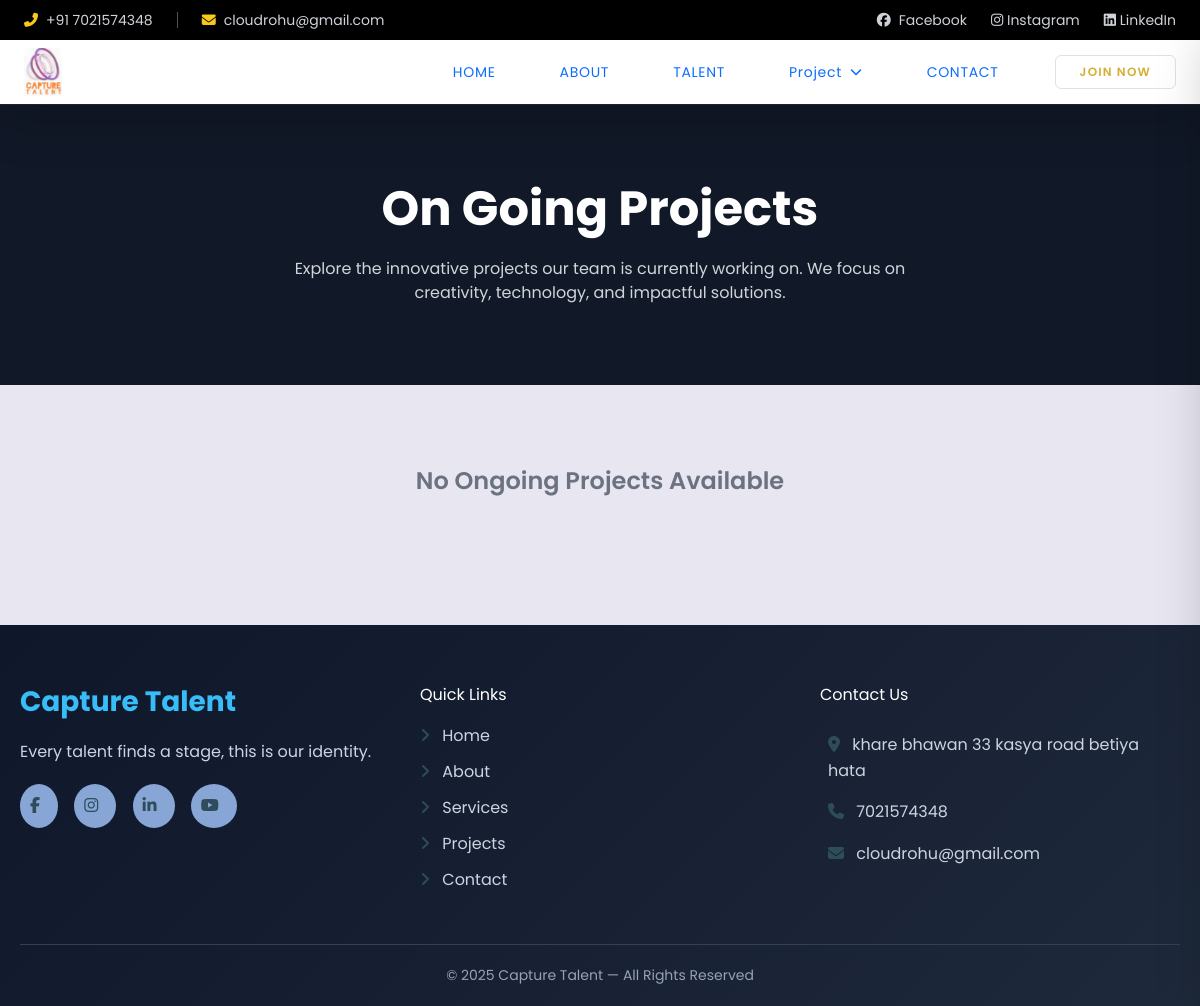
/project/ongoing/, run on an earlier commit of the app's database.
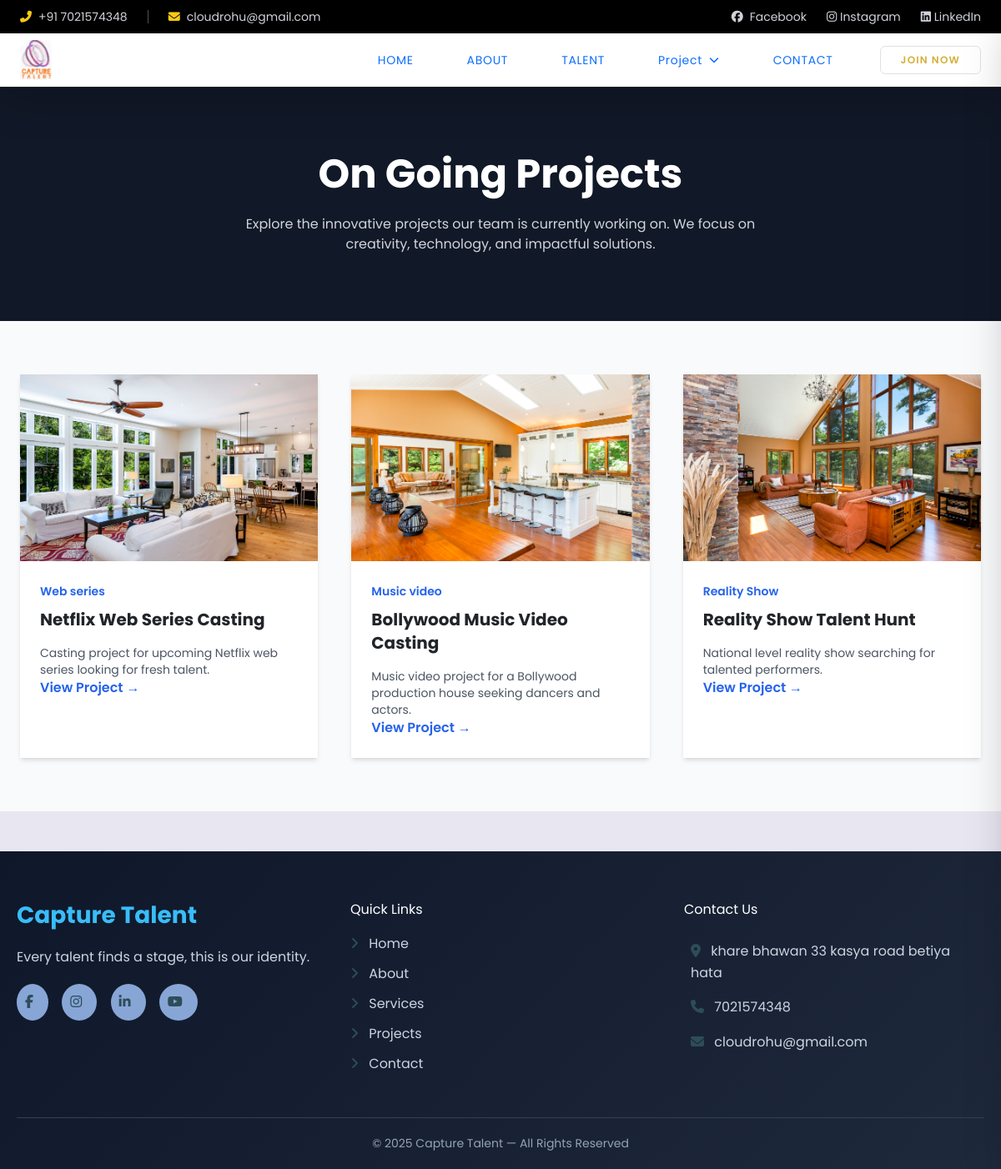
And on a later commit of the database.
### home/models.py (models this page shows, shortened)
class SiteSetting(models.Model):
    site_name = models.CharField(max_length=200,)
    logo = models.ImageField(upload_to="settings/", blank=True, null=True)
    favicon = models.ImageField(upload_to="settings/", blank=True, null=True)
    tagline = models.CharField(max_length=300, blank=True)
    copyright = models.CharField(max_length=300, blank=True)
    nav_color = models.CharField(max_length=300, blank=True)
    text_color = models.CharField(max_length=300, blank=True)
    about_banner = models.ImageField(upload_to="about_banner/", blank=True, null=True)
    contect_banner = models.ImageField(upload_to="contect_banner/", blank=True, null=True)
    phone = models.CharField(max_length=50, blank=True)
    email = models.EmailField(blank=True)
    address = models.TextField(blank=True)
    googlemap = models.TextField(blank=True, null=True)
    the_journey_background_video = models.FileField(upload_to="the_journey_background_video/", blank=True, null=True)
    youtube = models.URLField(max_length=500, blank=True)
    instagram = models.URLField(max_length=500, blank=True)
    linkdin = models.URLField(max_length=500, blank=True)
    facebook = models.URLField(max_length=500, blank=True)
    seo_title = models.CharField(max_length=255, blank=True)
    seo_description = models.TextField(blank=True)
    updated_on = models.DateTimeField(auto_now=True)

### projects/models.py (models this page shows, shortened)
class OngoingProject(models.Model):
    category = models.ForeignKey(ProjectCategory,on_delete=models.CASCADE,related_name="projects")
    title = models.CharField(max_length=200)
    slug = models.SlugField(unique=True, blank=True)
    description = models.TextField()
    image = models.ImageField(upload_to='projects/')
    created_at = models.DateTimeField(auto_now_add=True)

class ProjectCategory(models.Model):
    name = models.CharField(max_length=100)
    slug = models.SlugField(unique=True, blank=True)

### projects/views.py (the view)
# urls.py: path('ongoing/', views.ongoing_projects, name='ongoing'),
def ongoing_projects(request):
    site_setting = SiteSetting.objects.order_by('-id').first()
    projects = OngoingProject.objects.select_related('category').all()
    context = {
        'site_setting': site_setting,
        "projects": projects
    }
    return render(request, "projects/on-going.html",context)

### home/templates/projects/on-going.html (shortened to what this page needs)
{% extends 'base.html' %}
{% load static %}
{% block content %}
<section class="bg-gray-900 text-white py-20 text-center">
    <h1 class="text-4xl md:text-5xl font-bold">
        On Going Projects
    </h1>
    <p class="mt-4 text-gray-300 max-w-2xl mx-auto">
        Explore the innovative projects our team is currently working on.
        We focus on creativity, technology, and impactful solutions.
    </p>
</section>
{% if projects %}
<section class="py-16 bg-gray-50">
    <div class="max-w-7xl mx-auto px-6">
        <div class="grid md:grid-cols-2 lg:grid-cols-3 gap-10">
            {% for project in projects %}
            <div class="bg-white -xl shadow-md overflow-hidden hover:shadow-xl transition">
                <img src="{{ project.image.url }}" class="w-full h-56 object-cover">
                <div class="p-6">
                    <span class="text-sm text-blue-600 font-semibold">
                        {{ project.category.name }}
                    </span>
                    <h3 class="text-xl font-bold mt-2">
                        {{ project.title }}
                    </h3>
                    <p class="text-gray-600 mt-3 text-sm">
                        {{ project.description|truncatewords:18 }}
                    </p>
                    <a href="javascript:void(0)" class="openProject text-blue-600 font-semibold" data-title="{{ project.title }}" data-category="{{ project.category.name }}" data-image="{{ project.image.url }}" data-desc="{{ project.description }}">
                        View Project →
                    </a>
                </div>
            </div>
            {% endfor %}
        </div>
    </div>
</section>
{% else %}
<div class="text-center py-20">
    <h2 class="text-2xl font-semibold text-gray-500">
        No Ongoing Projects Available
    </h2>
</div>
{% endif %}
{% endblock %}

### home/templates/base.html (shortened to what this page needs)
{% load static %}
<!DOCTYPE html>
<html lang="en">
<head>
    <script src="https://cdn.tailwindcss.com"></script>
    <link rel="stylesheet" href="https://cdnjs.cloudflare.com/ajax/libs/font-awesome/6.5.0/css/all.min.css">
    <link rel="stylesheet" href="{% static '' %}assets/css/style.css">
    <link rel="stylesheet" href="https://cdn.jsdelivr.net/npm/swiper@11/swiper-bundle.min.css" />
    <link href="https://cdn.jsdelivr.net/npm/flowbite@latest/dist/flowbite.min.css" rel="stylesheet" />
    <link href="https://cdn.jsdelivr.net/npm/lightbox2@2/dist/css/lightbox.min.css" rel="stylesheet" />
    <link rel="stylesheet" href="https://cdnjs.cloudflare.com/ajax/libs/font-awesome/6.5.0/css/all.min.css">
    <link rel="stylesheet" href="https://cdnjs.cloudflare.com/ajax/libs/intl-tel-input/18.2.1/css/intlTelInput.min.css"/>
    <link href="https://cdn.jsdelivr.net/npm/bootstrap@5.0.2/dist/css/bootstrap.min.css" rel="stylesheet">
</head>
<body class="bg-[#E8E6F1]">
  {% include "includes/_header.html" %}
      {% block content %}{% endblock %}
  {% include "includes/_footer.html" %}
</body>
</html>

### home/templates/includes/_header.html (shortened to what this page needs)
{% load static %}
<div class="bg-black text-gray-300 text-sm hidden md:block">
    <div class="max-w-7xl mx-auto px-4">
        <div class="flex justify-between items-center h-10">
            <div class="flex items-center space-x-6">
                <span class="flex items-center space-x-2">
                    <i class="fas fa-phone-alt text-yellow-400"></i>
                    <span>+91 {{site_setting.phone}}</span>
                </span>
                <span class="flex items-center space-x-2">
                    <i class="fas fa-envelope text-yellow-400"></i>
                    <span>{{site_setting.email}}</span>
                </span>
            </div>
            <div class="flex items-center gap-6">
                <a href="{{ site_setting.facebook }}" class="hover:text-white flex items-center gap-2">
                    <i class="fa-brands fa-facebook"></i> Facebook
                </a>
                <a href="{{ site_setting.instagram }}" class="hover:text-white">
                    <i class="fa-brands fa-instagram"></i> Instagram
                </a>
                <a href="{{ site_setting.linkdin }}" class="hover:text-white">
                    <i class="fa-brands fa-linkedin"></i> LinkedIn
                </a>
            </div>
        </div>
    </div>
</div>
<header class="bg-[{{site_setting.nav_color}}] text-white shadow-lg sticky top-0 z-50 border-b border-[#222]">
    <div class="max-w-7xl mx-auto px-4">
        <div class="flex justify-between items-center py-2">
            <div>
                <img src="{{ site_setting.logo.url }}" alt="Logo" class="h-12">
            </div>
            <nav class="hidden md:flex items-center text-sm uppercase tracking-wider relative">
                <div class="flex items-center space-x-8">
                    <a href="/" class="nav-link {% if request.path == '/' %}active text-[#d4af37]{% endif %}">
                        Home
                    </a>
                    <a href="{% url "home:about" %}"  class="nav-link {% if request.path == '/about/' %}active text-[#d4af37]{% endif %}">
                        About
                    </a>
                    <a href="{% url "home:portfolio" %}" class="nav-link hover:text-[#d4af37]">
                        Talent
                    </a>
                    <div class="relative">
                        <button id="projectBtn" class="nav-link hover:text-[#d4af37] flex items-center gap-2">
                            Project
                            <i class="fa-solid fa-chevron-down text-xs"></i>
                        </button>
                    </div>
                    <a href="{% url 'home:contact' %}" class="nav-link hover:text-[#d4af37]">
                        Contact
                    </a>
                </div>
                <a href="#" class="ml-10 px-6 py-2 border border-[#d4af37] text-[#d4af37] text-xs font-semibold tracking-widest rounded-md hover:bg-[#d4af37] hover:text-White transition duration-300">
                    JOIN NOW
                </a>
            </nav>
        </div>
    </div>
</header>

### home/templates/includes/_footer.html (shortened to what this page needs)
<footer class="footer mt-5">
    <div class="footer-container">
        <div class="footer-box">
            <h2 class="footer-logo">
                {{ site_setting.site_name }}
            </h2>
            <p>
                {{ site_setting.tagline }}
            </p>
            <div class="social-icons">
                {% if site_setting.facebook %}
                <a href="{{ site_setting.facebook }}" target="_blank">
                    <i class="fab fa-facebook-f"></i>
                </a>
                {% endif %}
                {% if site_setting.instagram %}
                <a href="{{ site_setting.instagram }}" target="_blank">
                    <i class="fab fa-instagram"></i>
                </a>
                {% endif %}
                {% if site_setting.linkdin %}
                <a href="{{ site_setting.linkdin }}" target="_blank">
                    <i class="fab fa-linkedin-in"></i>
                </a>
                {% endif %}
                {% if site_setting.youtube %}
                <a href="{{ site_setting.youtube }}" target="_blank">
                    <i class="fab fa-youtube"></i>
                </a>
                {% endif %}
            </div>
        </div>
        <div class="footer-box">
            <h3>Quick Links</h3>
            <ul>
                <li><a href="/"><i class="fa-solid fa-angle-right"></i> Home</a></li>
                <li><a href="{% url 'home:about' %}"><i class="fa-solid fa-angle-right"></i> About</a></li>
                <li><a href="/"><i class="fa-solid fa-angle-right"></i> Services</a></li>
                <li><a href="/"><i class="fa-solid fa-angle-right"></i> Projects</a></li>
                <li><a href=""><i class="fa-solid fa-angle-right"></i> Contact</a></li>
            </ul>
        </div>
        <div class="footer-box">
            <h3>Contact Us</h3>
            {% if site_setting.address %}
            <p class="p-2">
                <i class="fa-solid fa-location-dot"></i>
                {{ site_setting.address }}
            </p>
            {% endif %}
            {% if site_setting.phone %}
            <p class="p-2">
                <i class="fa-solid fa-phone"></i>
                {{ site_setting.phone }}
            </p>
            {% endif %}
            {% if site_setting.email %}
            <p class="p-2">
                <i class="fa-solid fa-envelope"></i>
                {{ site_setting.email }}
            </p>
            {% endif %}
        </div>
    </div>
    <div class="footer-bottom">
        <p>
            © {{ site_setting.copyright }}
        </p>
    </div>
</footer>

### home/templates/base.html (style rules this page uses)
body { font-family: 'Poppins', sans-serif; }

### home/templates/includes/_header.html (style rules this page uses)
.nav-link { position: relative; }
.nav-link::after { content: ""; position: absolute; left: 0; bottom: -6px; width: 0%; height: 2px; background: #d4af37; transition: 0.4s ease; }

### home/templates/includes/_footer.html (style rules this page uses)
.footer { background: linear-gradient(135deg, #0f172a, #1e293b); color: #fff; padding: 60px 20px 20px; font-family: 'Poppins', sans-serif; }
.footer-container { display: grid; grid-template-columns: repeat(auto-fit, minmax(250px, 1fr)); gap: 40px; max-width: 1200px; margin: auto; }
.footer-box h2, .footer-box h3 { margin-bottom: 20px; position: relative; }
.footer-logo { font-size: 28px; font-weight: 700; color: #38bdf8; }
.footer-box p { color: #cbd5e1; line-height: 1.6; }
.footer-box ul { list-style: none; padding: 0; }
.footer-box ul li { margin-bottom: 12px; color: #cbd5e1; transition: 0.3s; }
.footer-box ul li a { text-decoration: none; color: #cbd5e1; }
.footer-box i { margin-right: 8px; color: #2e4c59; }
.social-icons { margin-top: 20px; }
.social-icons a { display: inline-block; margin-right: 12px; background: #87a6d6; color: #38bdf8; padding: 10px; border-radius: 50%; transition: 0.3s; }
.footer-bottom { text-align: center; margin-top: 40px; border-top: 1px solid #334155; padding-top: 20px; color: #94a3b8; font-size: 14px; }

What changed in the data, as far as the page shows it:
added OngoingProject: image (picture), category.name "Web series", title "Netflix Web Series Casting", description "Casting project for upcoming Netflix web series looking for fresh talent."
added OngoingProject: image (picture), category.name "Music video", title "Bollywood Music Video Casting", description "Music video project for a Bollywood production house seeking dancers and actors."
added OngoingProject: image (picture), category.name "Reality Show", title "Reality Show Talent Hunt", description "National level reality show searching for talented performers."
Also different on the page:
text no longer shown: "No Ongoing Projects Available"
